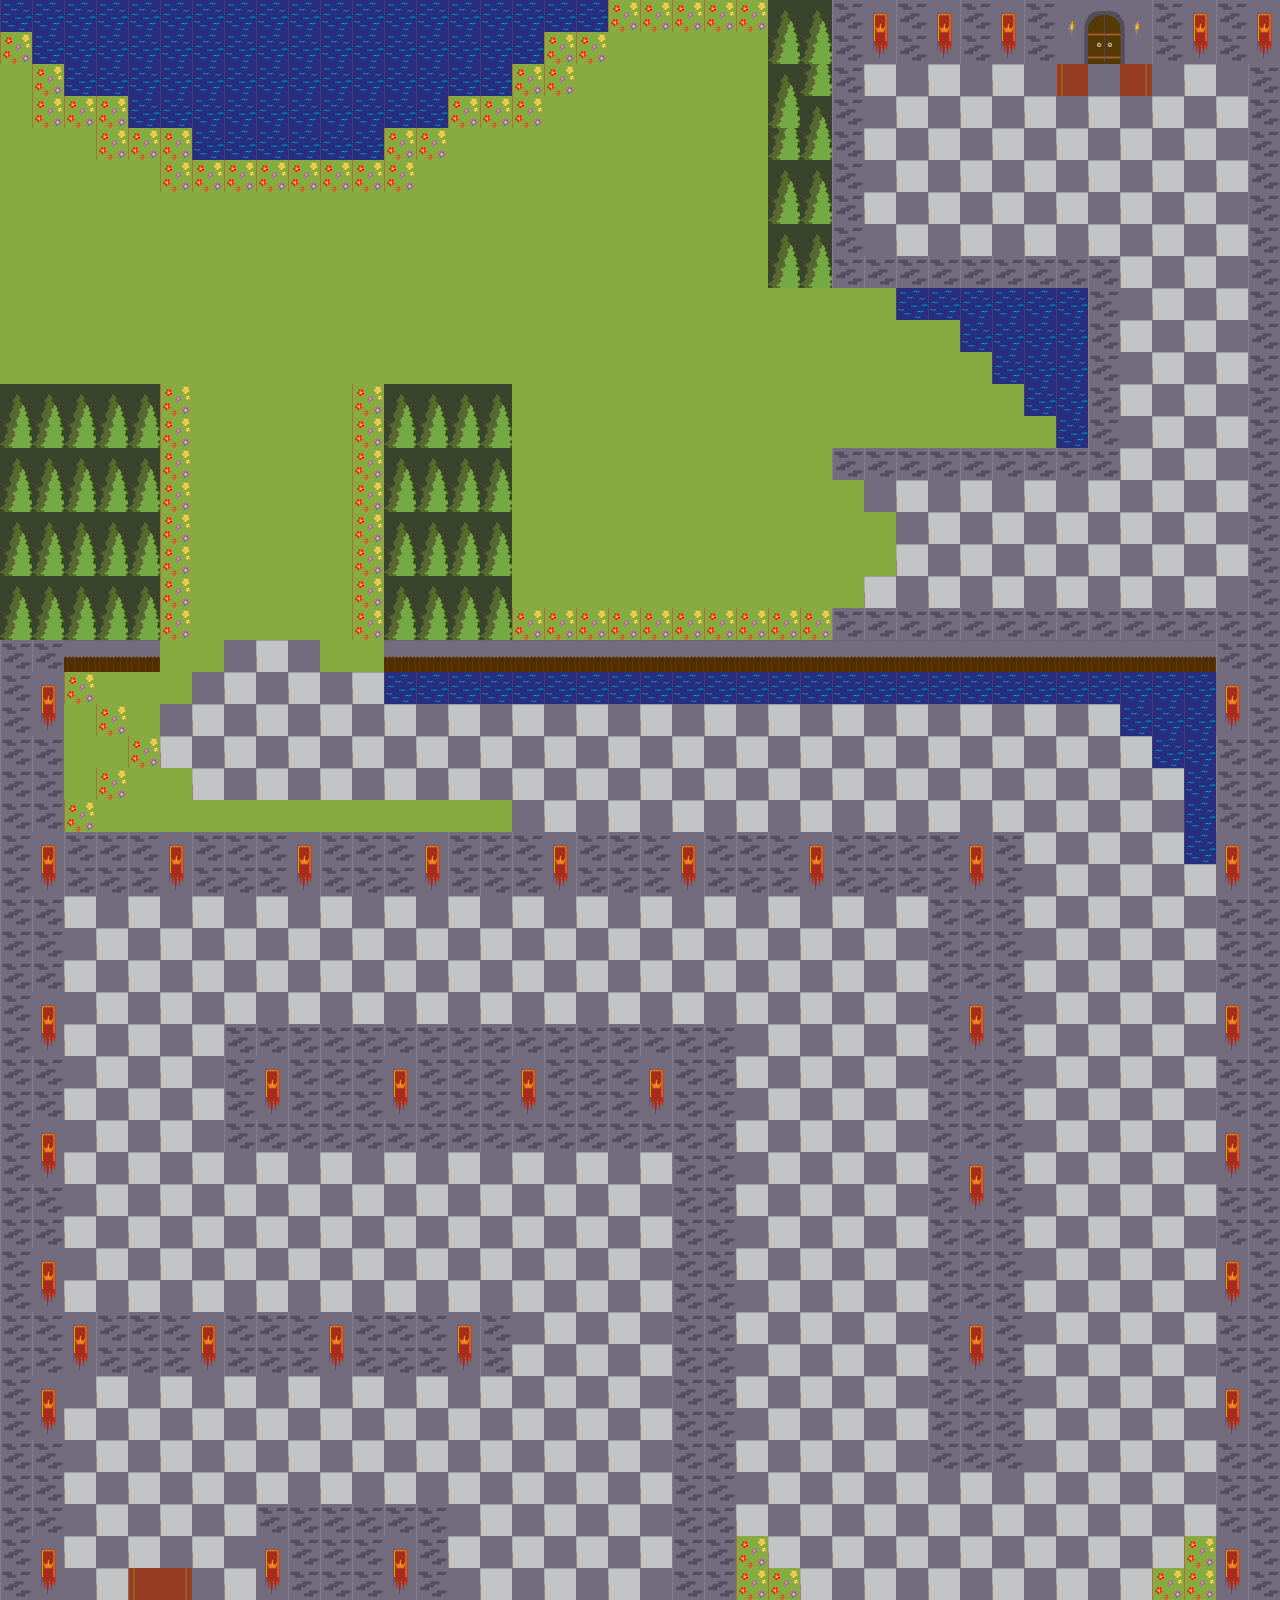

This game map was drawn from its Tiled (.tmx) file and the tilesets committed beside it. A one-line description and the trimmed map source follow:
An orthogonal 40x50 tile map with 32x32 px tiles, 2 tile layers (groundLayer, wallLayer) and 8 objects (start, end, police2, police1, virus2, ...).

<map version="1.4" tiledversion="1.4.0" orientation="orthogonal" renderorder="right-down" width="40" height="50" tilewidth="32" tileheight="32" infinite="0" nextlayerid="4" nextobjectid="9">
 <editorsettings>
  <export target="Map3.json" format="json" />
 </editorsettings>
 <tileset firstgid="1" name="tiles32" tilewidth="32" tileheight="32" spacing="1" margin="1" tilecount="48" columns="8">
  <image source="tiles32.png" width="265" height="200" />
  <tile id="0">
   <properties>
    <property name="wall" type="bool" value="true" />
   </properties>
  </tile>
  <tile id="1">
   <properties>
    <property name="wall" type="bool" value="true" />
   </properties>
  </tile>
  <tile id="2">
   <properties>
    <property name="wall" type="bool" value="true" />
   </properties>
  </tile>
  <tile id="4">
   <properties>
    <property name="wall" type="bool" value="true" />
   </properties>
  </tile>
  <tile id="8">
   <properties>
    <property name="wall" type="bool" value="true" />
   </properties>
  </tile>
  <tile id="9">
   <properties>
    <property name="wall" type="bool" value="true" />
   </properties>
  </tile>
  <tile id="10">
   <properties>
    <property name="wall" type="bool" value="true" />
   </properties>
  </tile>
  <tile id="11">
   <properties>
    <property name="water" type="bool" value="true" />
   </properties>
  </tile>
  <tile id="16">
   <properties>
    <property name="tree" type="bool" value="true" />
   </properties>
  </tile>
  <tile id="17">
   <properties>
    <property name="wall" type="bool" value="true" />
   </properties>
  </tile>
  <tile id="24">
   <properties>
    <property name="tree" type="bool" value="true" />
   </properties>
  </tile>
  <tile id="25">
   <properties>
    <property name="wall" type="bool" value="true" />
   </properties>
  </tile>
  <tile id="35">
   <properties>
    <property name="wall" type="bool" value="true" />
   </properties>
  </tile>
 </tileset>
 <layer id="1" name="groundLayer" width="40" height="50">
  <data>[2000 cells, 1323 non-empty, 6 distinct tile ids]</data>
 </layer>
 <objectgroup id="3" name="ObjectLayer1">
  <object id="1" name="start" x="176" y="1572">
   <point />
  </object>
  <object id="2" name="end" x="1108" y="78">
   <point />
  </object>
  <object id="3" name="police2" x="172" y="300">
   <point />
  </object>
  <object id="4" name="police1" x="748" y="456">
   <point />
  </object>
  <object id="5" name="virus2" x="816" y="1524">
   <point />
  </object>
  <object id="6" name="virus1" x="264" y="752">
   <point />
  </object>
  <object id="7" name="mask2" x="920" y="364">
   <point />
  </object>
  <object id="8" name="mask1" x="144" y="948">
   <point />
  </object>
 </objectgroup>
 <layer id="2" name="wallLayer" width="40" height="50">
  <data>[2000 cells, 694 non-empty, 13 distinct tile ids]</data>
 </layer>
</map>